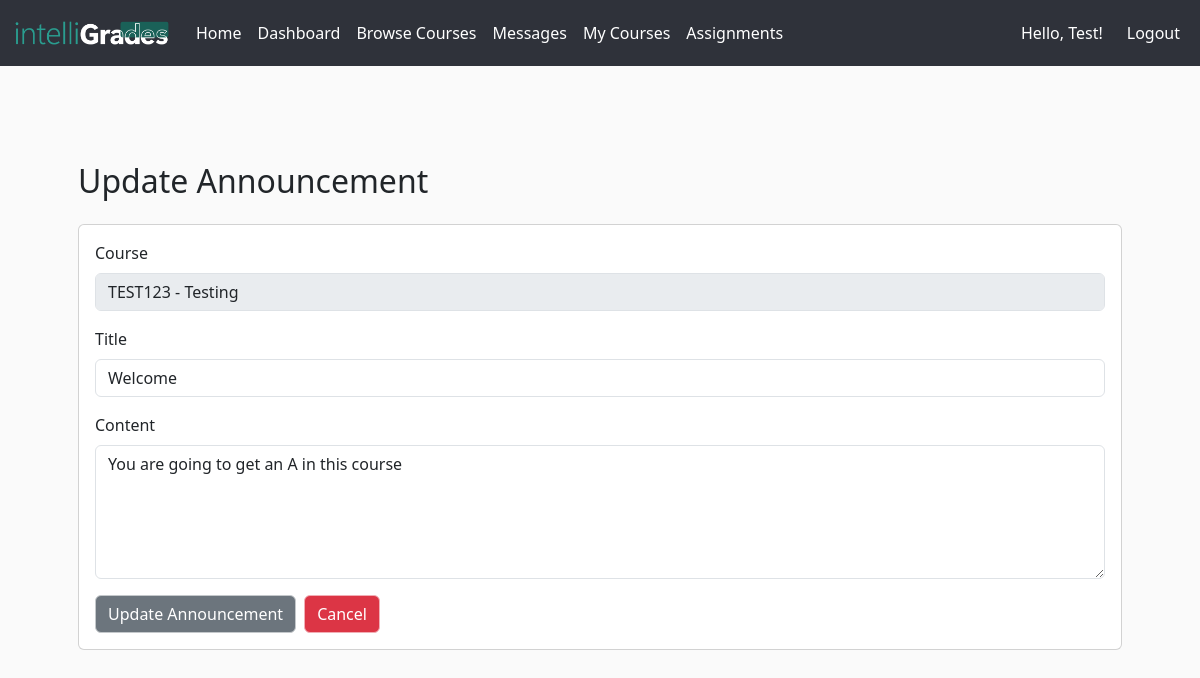
The app's page /announcements/1/update (signed in) with its own data.
### app/models.py (models this page shows, shortened)
class Course(db.Model):
    __tablename__ = 'courses'
    id = db.Column(db.Integer, primary_key=True)
    code = db.Column(db.String(32), unique=True, nullable=False)
    title = db.Column(db.String(128), nullable=False)
    description = db.Column(db.Text)
    credits = db.Column(db.Integer, nullable=False)  # number of units/credits
    professor = db.Column(db.String(128), nullable=True)
    professor_id = db.Column(db.Integer, db.ForeignKey('users.id'), nullable=True)
    professor_user = db.relationship(
        'User',
        foreign_keys=[professor_id],
        backref='created_courses'
    )
    availability = db.Column(db.Boolean, default=True)
    format = db.Column(db.String(32), default='online')
    max_students = db.Column(db.Integer)
    created_at = db.Column(db.DateTime, default=datetime.utcnow)
    enrollments_rel = db.relationship(
        'Enrollment',
        backref='course',
        lazy='dynamic',
        cascade='all,delete-orphan'
    )
    assignments = db.relationship(
        'Assignment',
        back_populates='course',
        lazy='dynamic',
        cascade='all,delete-orphan'
    )
    announcements = db.relationship(
        'Announcement',
        back_populates='course',
        lazy='dynamic',
        cascade='all,delete-orphan'
    )

class Announcement(db.Model):
    __tablename__ = "announcements"
    id = db.Column(db.Integer, primary_key=True)
    course_id = db.Column(db.Integer, db.ForeignKey('courses.id'), nullable=False)
    title = db.Column(db.String(200), nullable=False)
    content = db.Column(db.Text, nullable=False)
    created_at = db.Column(db.DateTime, default=datetime.utcnow)
    course = db.relationship('Course', back_populates='announcements')

### app/announcements/routes.py (the view)
@announcements_bp.route('/<int:announcement_id>/update', methods=['GET', 'POST'])
@login_required
@roles_required(User.ROLE_PROFESSOR, User.ROLE_ADMIN)
def update_announcement(announcement_id):
    announcement = Announcement.query.get_or_404(announcement_id)
    course = announcement.course
    form = AnnouncementForm()
    if request.method == 'GET':
        form.course_id.data = course.id
        form.title.data = announcement.title
        form.content.data = announcement.content
    if form.validate_on_submit():
        announcement.title = form.title.data
        announcement.content = form.content.data
        db.session.commit()
        flash('Announcement updated!', 'success')
        return redirect(url_for('courses.course_dashboard', course_id=announcement.course_id, tab='announcements'))
    return render_template('announcements/update_announcement.html', form=form, announcement=announcement, course=course)

### app/announcements/announcement_form.py
class AnnouncementForm(FlaskForm):
    course_id = SelectField('Select course', coerce=int, validators=[DataRequired()])
    title = StringField('Title', validators=[DataRequired(), Length(min=3, max=200)])
    content = TextAreaField('Content', validators=[DataRequired()])
    submit = SubmitField('Create Announcement', render_kw={"class": "btn btn-primary border-primary-subtle"})
    update = SubmitField('Update Announcement', render_kw={"class": "btn btn-secondary border-secondary-subtle"})
    cancel = SubmitField('Cancel', render_kw={"class": "btn btn-danger border-danger-subtle"})
    def __init__(self, *args, **kwargs):
        super(AnnouncementForm, self).__init__(*args, **kwargs)
        self.course_id.choices = [(course.id, f"{course.code} - {course.title}") for course in Course.query.all()]

### app/__init__.py (called while the page is built)
@create_app.context_processor
def inject_notifications():
    if current_user.is_authenticated:
        return {
            "notifications": [
                {"message": "You haven’t checked Week 3 notes."},
                {"message": "New message in CMPE 102 discussion board."}
            ]
        }
    return {"notifications": []}

@login_manager.user_loader
def load_user(user_id):
    return User.query.get(int(user_id))

### app/models.py (called while the page is built)
    @property
    def is_student(self):
        return self.role == self.ROLE_STUDENT

    @property
    def is_professor(self):
        return self.role == self.ROLE_PROFESSOR

    @property
    def is_admin(self):
        return self.role == self.ROLE_ADMIN

### app/announcements/templates/announcements/update_announcement.html (shortened to what this page needs)
{% extends "base.html" %} {% block body %}
<div class="container mt-5">
  <h2>Update Announcement</h2>
  <div class="card mt-4">
    <div class="card-body">
      <form method="POST">
        <div class="mb-3">
          <label class="form-label">Course</label>
          <input
            type="text"
            class="form-control"
            value="{{ course.code }} - {{ course.title }}"
            readonly
            disabled
          />
        </div>
        <div class="mb-3">
          {{ form.title.label(class="form-label") }} {{
          form.title(class="form-control") }}
        </div>
        <div class="mb-3">
          {{ form.content.label(class="form-label") }} {{
          form.content(class="form-control", rows="5") }}
        </div>
        <div class="d-flex gap-2">
          {{ form.update }}
          <a
            href="{{ url_for('courses.course_dashboard', course_id=announcement.course_id, tab='announcements') }}"
            class="btn btn-danger border-danger-subtle"
            >Cancel</a
          >
        </div>
      </form>
    </div>
  </div>
</div>
{% endblock %}

### app/templates/base.html (shortened to what this page needs)
<!DOCTYPE html>
<html lang="en">
  <head>
    <link
      href="https://cdn.jsdelivr.net/npm/bootstrap@5.3.8/dist/css/bootstrap.min.css"
      rel="stylesheet"
    />
    <link
      rel="stylesheet"
      href="{{ url_for('static', filename='styles.css') }}"
    />
  </head>
  <body>
    <nav class="navbar navbar-expand-lg">
      <div class="container-fluid">
        <a href="{{ url_for('main.index') }}">
          <img class="navbar-brand" src="{{ url_for('static',
          filename='images/med-logo.png')}}" height="50" width: auto;
          alt="IntelliGrades" />
        </a>
        <div class="collapse navbar-collapse">
          <ul class="navbar-nav me-auto">
            <li class="nav-item">
              <a
                class="nav-link {% if request.path == url_for('main.index') %}active fw-bold{% endif %}"
                href="{{ url_for('main.index') }}"
              >
                Home
              </a>
            </li>
            {% if current_user.is_authenticated %}
            <li class="nav-item">
              <a
                class="nav-link {% if request.path.startswith('/dashboard') %}active fw-bold{% endif %}"
                href="{{ url_for('main.dashboard') }}"
              >
                Dashboard
              </a>
            </li>
            <li class="nav-item">
              <a
                class="nav-link {% if request.path.startswith('/courses') and not request.path.startswith('/courses/my') and not request.path.startswith('/courses/created') %}active fw-bold{% endif %}"
                href="{{ url_for('courses.courses_list') }}"
              >
                Browse Courses
              </a>
            </li>
            <li class="nav-item">
              <a
                class="nav-link {% if request.path.startswith('/messages') %}active fw-bold{% endif %}"
                href="{{ url_for('main.messages') }}"
              >
                Messages
              </a>
            </li>
            {% if current_user.is_professor or current_user.is_admin %}
            <li class="nav-item">
              <a
                class="nav-link {% if request.path.startswith('/courses/created') %}active fw-bold{% endif %}"
                href="{{ url_for('courses.my_created_courses') }}"
              >
                My Courses
              </a>
            </li>
            {% endif %}
            {% if current_user.is_admin %}
            <li class="nav-item">
              <a
                class="nav-link {% if request.path.startswith('/assignments') %}active fw-bold{% endif %}"
                href="{{ url_for('assignments.index') }}"
              >
                Assignments
              </a>
            </li>
            {% endif %} {% endif %}
          </ul>
          <ul class="navbar-nav">
            {% if not current_user.is_authenticated %}
            <li class="nav-item">
              <a
                class="nav-link {% if request.path.startswith('/auth/login') %}active fw-bold{% endif %}"
                href="{{ url_for('auth.login') }}"
              >
                Login
              </a>
            </li>
            <li class="nav-item">
              <a
                class="nav-link {% if request.path.startswith('/auth/register') %}active fw-bold{% endif %}"
                href="{{ url_for('auth.register') }}"
              >
                Register
              </a>
            </li>
            {% else %}
            <li class="nav-item ms-auto d-flex align-items-center">
              <span class="navbar-text me-3">
                {% set username = current_user.email.split('@')[0].capitalize()
                %} Hello, {{ username }}!
              </span>
              <a class="nav-link" href="{{ url_for('auth.logout') }}">
                Logout
              </a>
            </li>
            {% endif %}
          </ul>
        </div>
      </div>
    </nav>
    <div class="container p-4">
      <div class="container py-2">{% block body %}{% endblock %}</div>
      <div class="container py-2">{% block index %}{% endblock %}</div>
    </div>
  </body>
</html>

### app/static/styles.css (style rules this page uses)
.navbar { background-color: #2f323a; }
.navbar *, .navbar .nav-link.fw-bold { color: white; }
body, #whatifTable thead tr, #whatifTable td, #whatifTable th { background-color: #fafafa; }

### records on screen
Course: description "Test", code "TEST123 - Testing"
Announcement: title "Welcome", content "You are going to get an A in this course"
